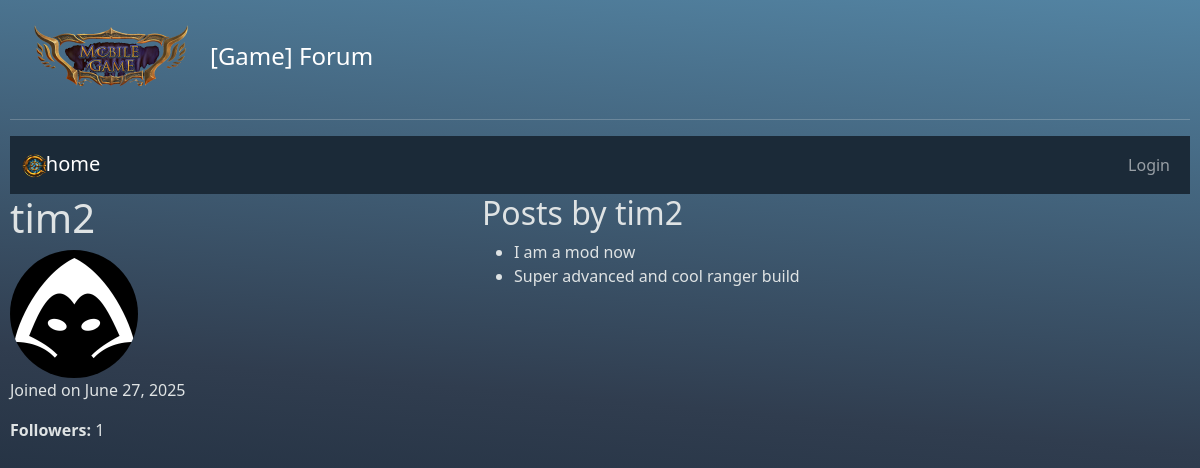
The app's page /account/profile/3/, older data.
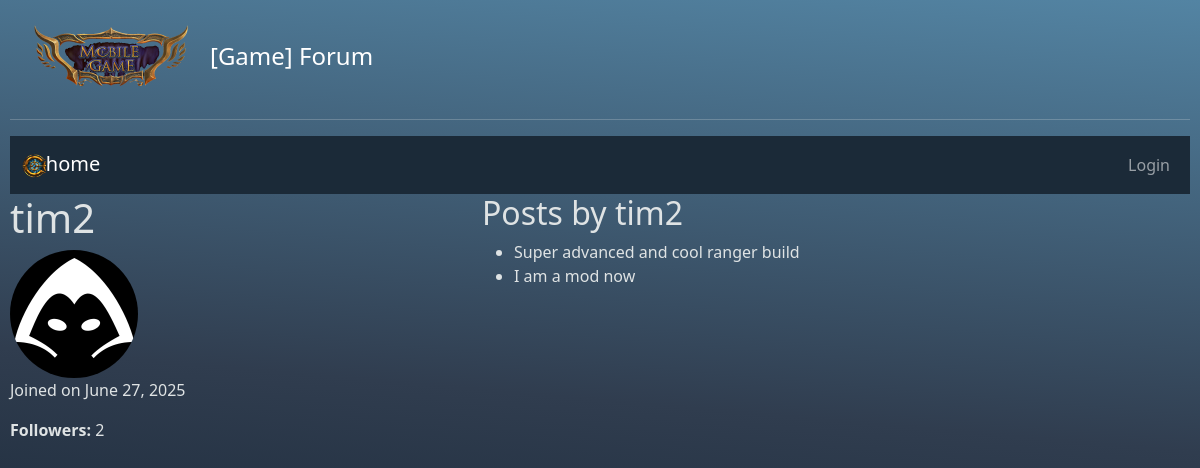
The same page, newer data.
### base/models.py (models this page shows, shortened)
class Room(models.Model):
    host = models.ForeignKey(settings.AUTH_USER_MODEL,on_delete = models.SET_NULL,null = True, related_name="posts")
    topic=models.ForeignKey(Topic,on_delete=models.SET_NULL,null=True)
    name = models.CharField(max_length=200)
    description =models.TextField(null=True, blank=True)
    image = models.ImageField(upload_to='room_images/', blank=True,null=True)
    updated=models.DateTimeField(auto_now=True)
    created=models.DateTimeField(auto_now_add=True)
    likes = models.ManyToManyField(settings.AUTH_USER_MODEL, related_name='liked_rooms',blank=True)
    class Meta:
        ordering = ['-updated', '-created']
        permissions = [
            ("can_delete_any_room", "Can delete any room")
        ]

### usermanager/views.py (the view)
# urls.py: path('profile/<int:pk>/', views.profilerender, name='user-profile'),
def profilerender(request, pk):
    profile_user = get_object_or_404(User, pk=pk)
    rooms        = profile_user.posts.all()
    is_owner = request.user.is_authenticated and request.user == profile_user
    fr_qs = FriendRequest.objects.filter(from_user=request.user,to_user=profile_user) \
        if request.user.is_authenticated and not is_owner else FriendRequest.objects.none()
    pending_request  = fr_qs.filter(status='pending').exists()
    is_following     = fr_qs.filter(status='accepted').exists()
    rejected_request = fr_qs.filter(status='rejected').exists()
    can_send_request = request.user.is_authenticated and not is_owner \
                       and not (pending_request or is_following)
    followers_count = FriendRequest.objects.filter(to_user=profile_user,status='accepted').count()
    return render(request, "usermanager/user-profile.html", {
        "profile_user":     profile_user,
        "rooms":            rooms,
        "followers_count":  followers_count,
        "can_send_request": can_send_request,
        "pending_request":  pending_request,
        "is_following":     is_following,
        "rejected_request": rejected_request,
    })

### usermanager/templates/usermanager/user-profile.html (shortened to what this page needs)
{% extends 'main.html' %}
{% load static %}
{% block content %}
<div class="profile-container">
<div>
<h1>{{ profile_user.username }}</h1>
  {% if profile.pfp %}
  <img
    src="{{ profile.pfp.url }}"
    alt="{{ profile_user.username }}’s avatar"
    class="rounded-circle"
    width="128"
    height="128"
  />
{% else %}
  <img
    src="{% static 'images/default-pfp.png' %}"
    alt="Default avatar"
    class="rounded-circle"
    width="128"
    height="128"
  />
{% endif %}
<p>Joined on {{ profile_user.date_joined|date:"F j, Y" }}</p>
<p><strong>Followers:</strong> {{ followers_count }}</p>
</div>
<div>
<h2>Posts by {{ profile_user.username }}</h2>
<ul>
  {% for room in rooms %}
    <li>
      <a href="{% url 'base:room' room.id %}">
        {{ room.name }}
      </a>
    </li>
  {% empty %}
    <li>No posts yet.</li>
  {% endfor %}
</ul>
</div>
</div>
{% endblock %}

Row changes from the older to the newer data that the page shows:
changed Room "Super advanced and cool ranger build": moves up the list
Text that changed along with them:
{{ followers_count }}: "1" → "2"
